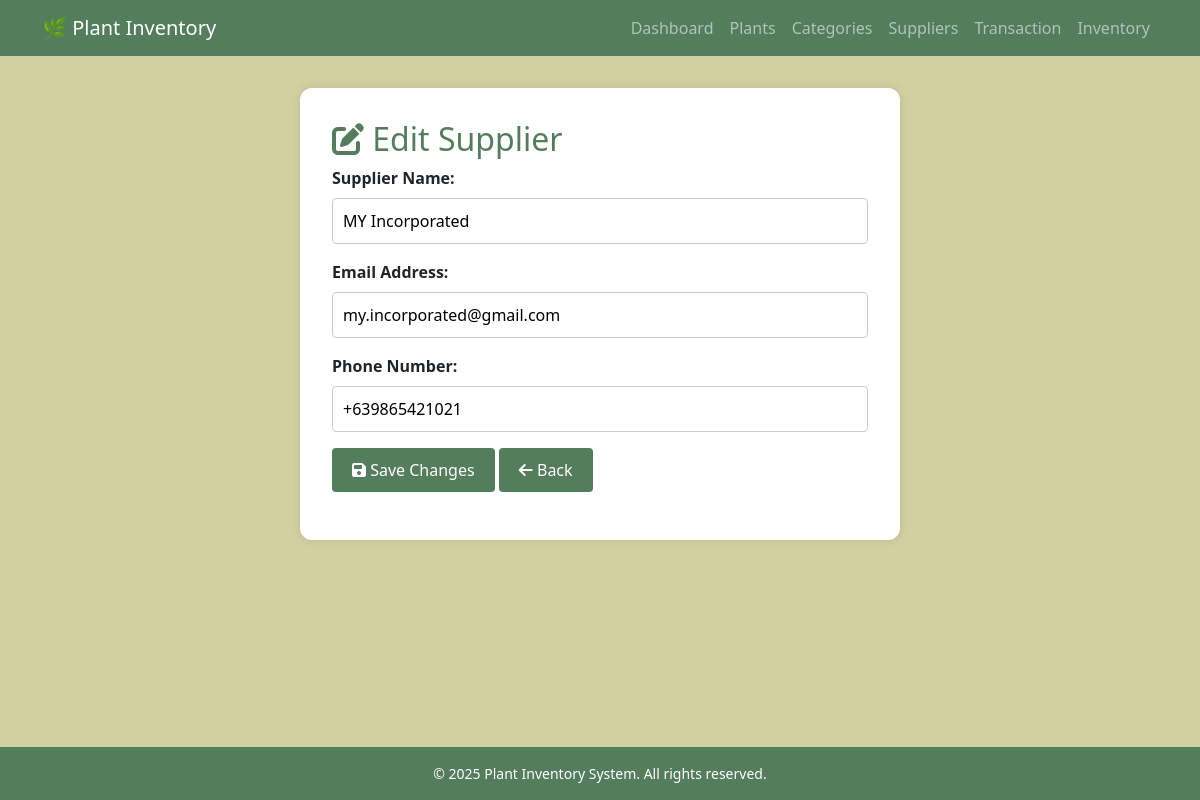
Page /edit_supplier.php?id=2 (signed in) on the committed database.
### tables this page shows
CREATE TABLE `suppliers` (
  `SupplierID` int(11) NOT NULL,
  `Name` varchar(255) NOT NULL,
  `ContactEmail` varchar(255) NOT NULL,
  `PhoneNumber` varchar(15) NOT NULL
);

### edit_supplier.php (the view, shortened to what this page needs)
<?php
include 'navbar.php';
include 'auth.php';
$supplier_id = isset($_GET['id']) ? intval($_GET['id']) : 0;
$stmt = $conn->prepare("SELECT * FROM suppliers WHERE SupplierID = ?");
$stmt->bind_param("i", $supplier_id);
$stmt->execute();
$result = $stmt->get_result();
$supplier = $result->fetch_assoc();
?>
<!DOCTYPE html>
<html lang="en">
<head>
  <link href="https://cdn.jsdelivr.net/npm/bootstrap@5.3.0/dist/css/bootstrap.min.css" rel="stylesheet">
  <link rel="stylesheet" href="https://cdnjs.cloudflare.com/ajax/libs/font-awesome/6.5.0/css/all.min.css">
</head>
<body>
<div class="main-content">
  <div class="form-box">
  <h2><i class="fa-solid fa-pen-to-square"></i> Edit Supplier</h2>
  <form method="post">
    <label>Supplier Name:</label>
    <input type="text" name="name" value="<?= $supplier['Name'] ?>" required>
    <label>Email Address:</label>
    <input type="email" name="email" value="<?= $supplier['ContactEmail'] ?>" required>
    <label>Phone Number:</label>
    <input type="tel" name="phone" value="<?= $supplier['PhoneNumber'] ?>" required>
    <button type="submit" class="btn green"><i class="fa-solid fa-save"></i> Save Changes</button>
    <button type="button" class="btn green" onclick="window.location.href='manage_suppliers.php'"><i class="fa-solid fa-arrow-left"></i> Back</button>
  </form>
  </div>
</div>
<?php include 'footer.php'; ?>
</body>
</html>

### edit_supplier.php (style rules this page uses)
:root { --primary-dark-green: #537D5D; --primary-green: #73946B; --accent-beige: #D2D0A0; }
body { background-color: var(--accent-beige); font-family: 'Segoe UI', sans-serif; margin: 0; display: flex; flex-direction: column; min-height: 100vh; }
.main-content { flex: 1; padding: 2rem 1rem; }
.form-box { background-color: white; max-width: 600px; margin: auto; padding: 2rem; border-radius: 12px; box-shadow: 0 0 10px rgba(0,0,0,0.1); }
h2 { color: var(--primary-dark-green); }
label { font-weight: bold; }
input[type="text"], input[type="email"], input[type="tel"] { width: 100%; padding: 10px; margin-top: 8px; margin-bottom: 16px; border: 1px solid #ccc; border-radius: 4px; }
.btn.green { background-color: var(--primary-dark-green); color: white; border: none; padding: 10px 20px; border-radius: 4px; }

### rows in the picture
suppliers: name "MY Incorporated", email "my.incorporated@gmail.com", phone "+639865421021"
